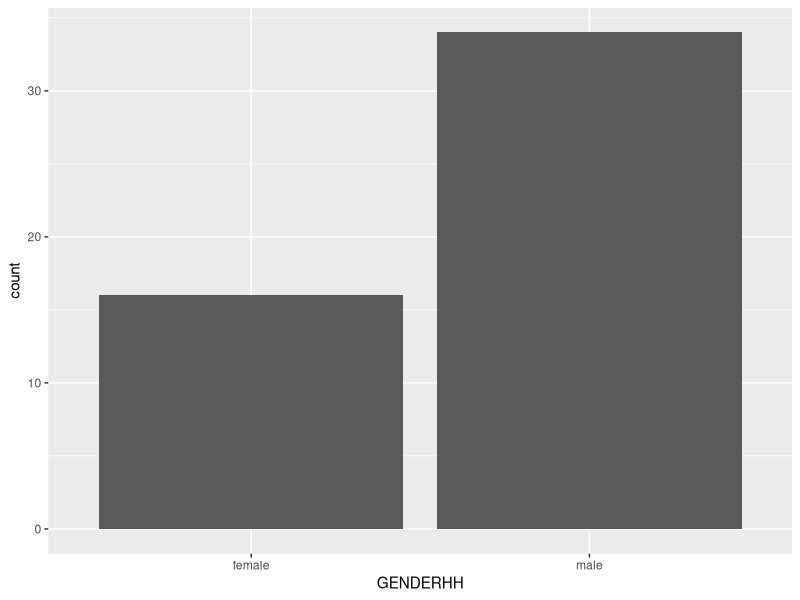
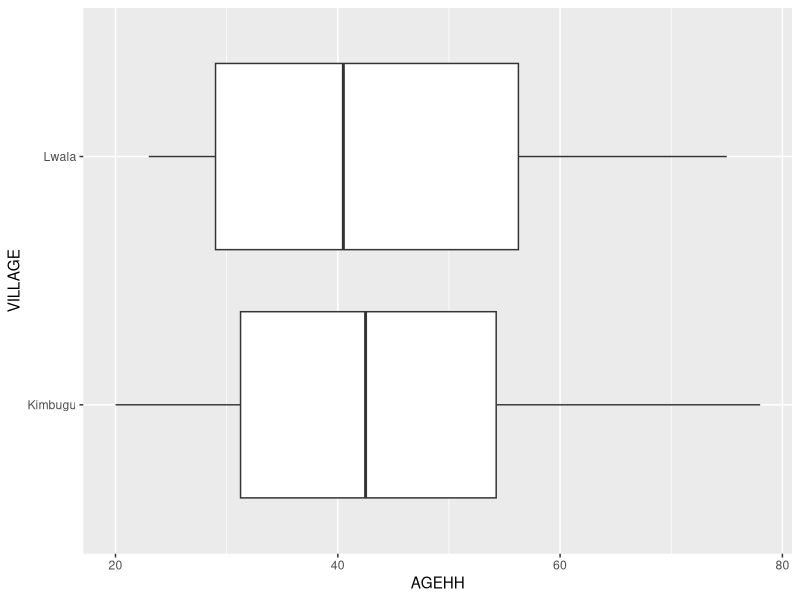
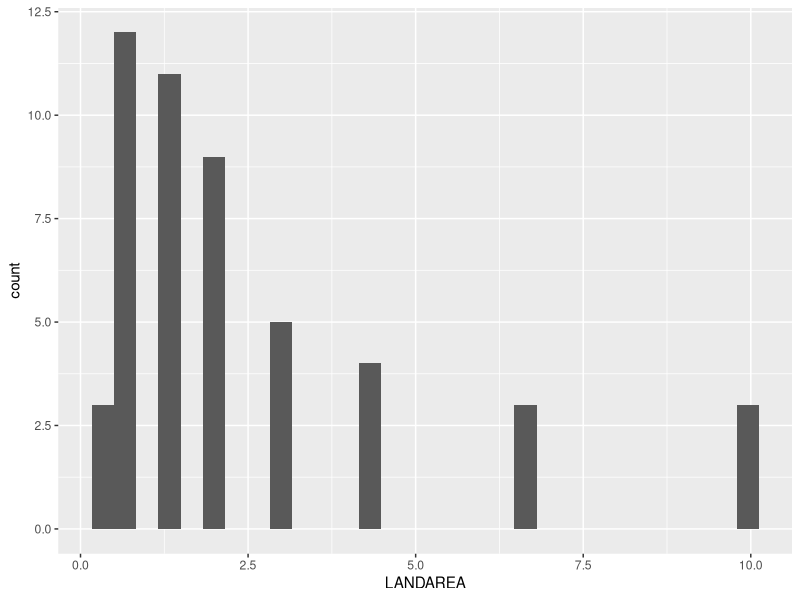
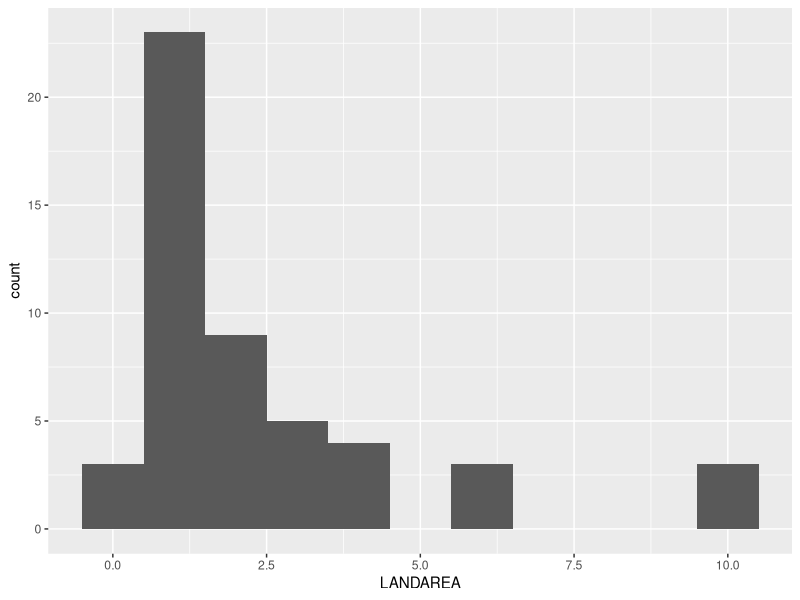
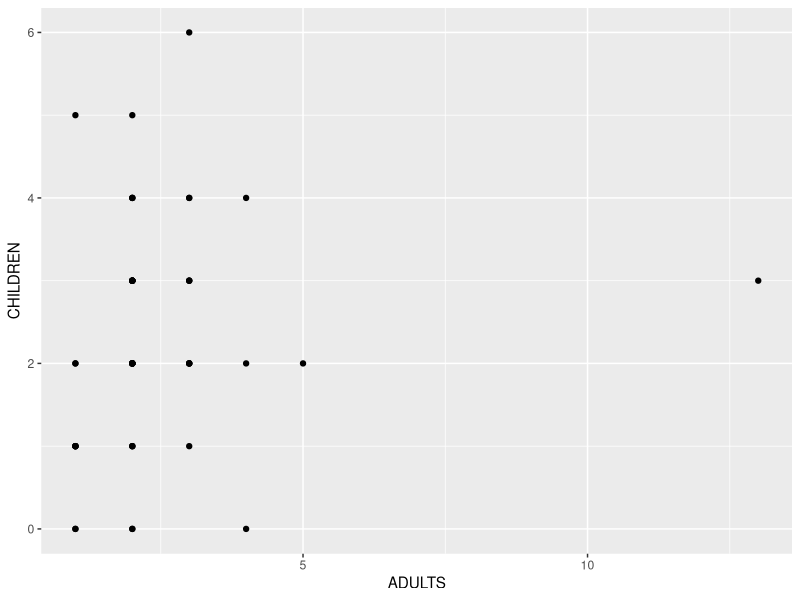
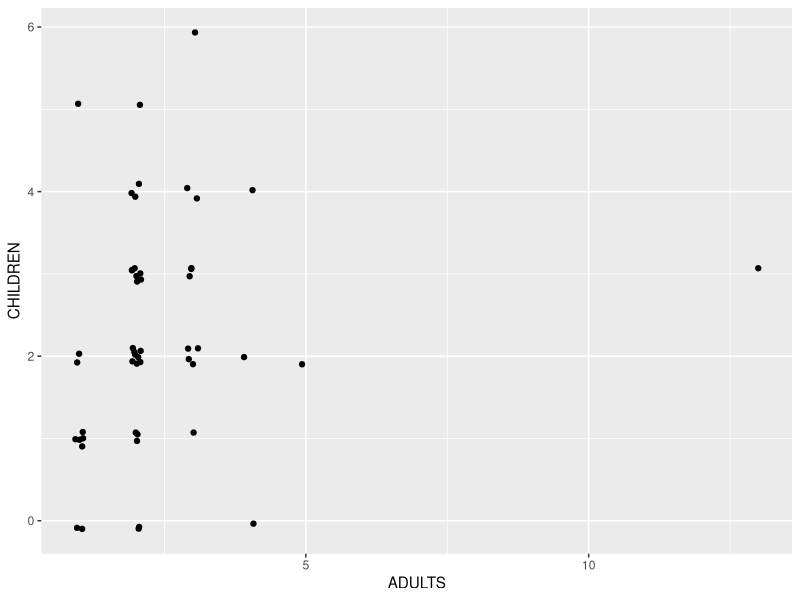

These charts were generated, in order, by the following R code:
## ---- chunk 1

library(tidyverse)
library(knitr)

BeanSurvey<-read.csv("bean_survey.csv")[,-1]

BeanSurvey$AGEHH<-c(32,57,20,55,78,42,28,49,41,54,65,63,32,29,43,68,53,39,25,44,23,47,32,26,25,29,44,23,58,69,26,65,75,51,38,24,35,29,37,45,50,23,60,32,70,43,51,28,65,33)


BeanSurvey<-mutate(BeanSurvey,GENDERHH=ifelse(is.na(GENDERHH),"male",as.character(GENDERHH)))


## ---- chunk 2

ggplot(data=BeanSurvey, aes(x=GENDERHH)) + 
  geom_bar()

## ---- chunk 3
ggplot(data = BeanSurvey,  aes(x = AGEHH, y = VILLAGE)) +
  geom_boxplot()
## ---- chunk 4

ggplot(data=BeanSurvey,aes(x=LANDAREA))+
  geom_histogram()

## ---- chunk 5
ggplot(data=BeanSurvey,aes(x=LANDAREA))+
  geom_histogram(binwidth = 1)
## ---- chunk 6
ggplot(data=BeanSurvey,aes(x=ADULTS,y=CHILDREN))+
  geom_point()
## ---- chunk 7
ggplot(data=BeanSurvey,aes(x=ADULTS,y=CHILDREN))+
  geom_jitter(width=0.1,height=0.1)
